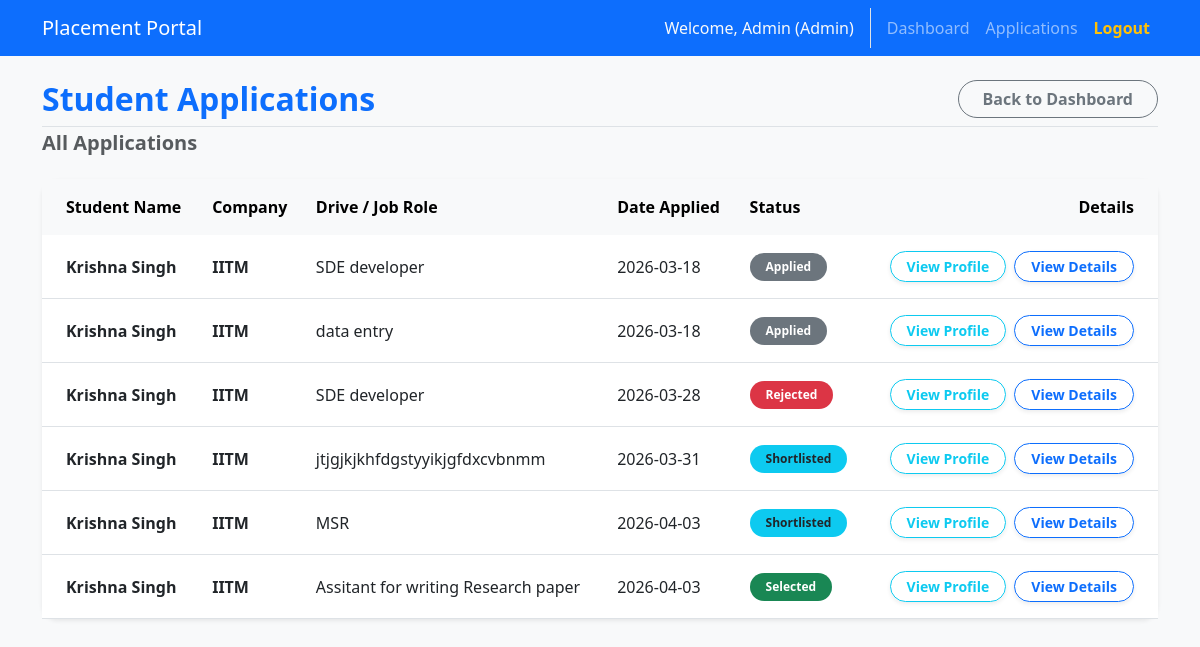
The page /admin/view-applications (signed in) on the database its author committed.
### app.py (models this page shows)
class UserMixin:
    is_authenticated = True

class User(db.Model, UserMixin):
    id = db.Column(db.Integer, primary_key=True)
    name = db.Column(db.String(100), nullable=False)
    email = db.Column(db.String(120), unique=True, nullable=False)
    password = db.Column(db.String(200), nullable=False)
    role = db.Column(db.String(20), nullable=False)
    is_active = db.Column(db.Boolean, default=True)

class Application(db.Model):
    id = db.Column(db.Integer, primary_key=True)
    student_user_id = db.Column(db.Integer, db.ForeignKey('user.id'), nullable=False)
    drive_id = db.Column(db.Integer, db.ForeignKey('placement_drive.id'), nullable=False)
    applied_date = db.Column(db.DateTime, default=datetime.utcnow)
    status = db.Column(db.String(20), default='Applied')
    student = db.relationship('User', backref=db.backref('applications', cascade='all, delete-orphan'))
    drive = db.relationship('PlacementDrive', backref=db.backref('applications', cascade='all, delete-orphan'))
    __table_args__ = (db.UniqueConstraint('student_user_id', 'drive_id', name='uq_student_drive'),)

class CompanyProfile(db.Model):
    id = db.Column(db.Integer, primary_key=True)
    user_id = db.Column(db.Integer, db.ForeignKey('user.id'), nullable=False)
    company_name = db.Column(db.String(100), nullable=False)
    hr_contact = db.Column(db.String(100))
    contact_email = db.Column(db.String(120))
    contact_number = db.Column(db.String(50))
    hr_contact_number = db.Column(db.String(50))
    linkedin_id = db.Column(db.String(100))
    website = db.Column(db.String(200))
    about = db.Column(db.Text)
    approval_status = db.Column(db.String(20), default='Pending')
    user = db.relationship('User', backref=db.backref('company_profile', uselist=False, cascade='all, delete-orphan'))

class PlacementDrive(db.Model):
    id = db.Column(db.Integer, primary_key=True)
    salary = db.Column(db.Integer, default="Not to Disclose")
    location = db.Column(db.String(100),default="Remote")
    job_type = db.Column(db.String(50),default="Full-time")
    experience = db.Column(db.String(50),default="Fresher")
    company_user_id = db.Column(db.Integer, db.ForeignKey('user.id'), nullable=False)
    job_title = db.Column(db.String(100), nullable=False)
    description = db.Column(db.Text, nullable=False)
    eligibility = db.Column(db.String(200), nullable=False)
    deadline = db.Column(db.DateTime, nullable=False)
    status = db.Column(db.String(20), default='Pending')
    company = db.relationship('User', backref=db.backref('drives', cascade='all, delete-orphan'))

### app.py (the view)
@app.route('/admin/view-applications')
@login_required
@admin_required
def admin_view_applications():
    drive_id = request.args.get('drive_id')
    drive = None
    if drive_id:
        applications = Application.query.filter_by(drive_id=drive_id).all()
        drive = PlacementDrive.query.get(drive_id)
        subtitle = f"for {drive.job_title} ({drive.company.company_profile.company_name})" if drive else ""
    else:
        applications = Application.query.all()
        subtitle = "All Applications"
    return render_template('admin_applications.html', applications=applications, subtitle=subtitle, drive=drive)

### app.py (called while the page is built)
def get_current_user():
    if hasattr(g, 'user'): return g.user
    path = request.path
    role = None
    if path.startswith('/admin'): role = 'admin'
    elif path.startswith('/company'): role = 'company'
    elif path.startswith('/student'): role = 'student'
    if not role: role = session.get('active_role')
    user_id = session.get(f'{role}_id') if role else None
    if user_id:
        user = User.query.get(user_id)
        if user:
            g.user = user
            return user
    return DummyAnonymousUser()

def login_required(f):
    from functools import wraps
    @wraps(f)
    def decorated_function(*args, **kwargs):
        if not current_user.is_authenticated:
            flash('Please log in to continue.', 'warning')
            return redirect(url_for('login'))
        return f(*args, **kwargs)
    return decorated_function

@app.context_processor
def inject_user():
    return dict(current_user=current_user)

def admin_required(f):
    from functools import wraps
    @wraps(f)
    def decorated_function(*args, **kwargs):
        if not current_user.is_authenticated:
            flash('Please log in to continue.', 'warning')
            return redirect(url_for('login'))
        if current_user.role != 'admin':
            flash(f'Access Denied. You are currently logged in as a {current_user.role}.', 'danger')
            if current_user.role == 'company': return redirect(url_for('company_dashboard'))
            elif current_user.role == 'student': return redirect(url_for('student_dashboard'))
            return redirect(url_for('index'))
        return f(*args, **kwargs)
    return decorated_function

@app.before_request
def check_active():
    if current_user.is_authenticated and not current_user.is_active:
        logout_user()
        flash('Your account has been blacklisted or deactivated.', 'danger')
        return redirect(url_for('login'))

### templates/admin_applications.html (shortened to what this page needs)
{% extends "base.html" %}
{% block content %}
<div class="d-flex justify-content-between align-items-center mb-1 pb-2 border-bottom">
    <h2 class="text-primary fw-bold mb-0">Student Applications</h2>
    <a href="{{ url_for('admin_dashboard') }}" class="btn btn-outline-secondary fw-semibold rounded-pill px-4">Back to Dashboard</a>
</div>
<h5 class="text-muted fw-semibold mb-4">{{ subtitle }}</h5>
<div class="card shadow-sm border-0 rounded-4">
    <div class="card-body p-0">
        <div class="table-responsive">
            <table class="table table-hover table-borderless align-middle mb-0">
                <thead class="table-light text-muted">
                    <tr><th class="ps-4">Student Name</th><th>Company</th><th>Drive / Job Role</th><th>Date Applied</th><th>Status</th><th class="pe-4 text-end">Details</th></tr>
                </thead>
                <tbody>
                    {% for app in applications %}
                    <tr class="border-bottom">
                        <td class="ps-4 fw-bold text-dark">{{ app.student.name }}</td>
                        <td class="fw-semibold">{{ app.drive.company.company_profile.company_name }}</td>
                        <td>{{ app.drive.job_title }}</td>
                        <td>{{ app.applied_date.strftime('%Y-%m-%d') }}</td>
                        <td>
                            <span class="badge
                                {% if app.status == 'Selected' %}bg-success
                                {% elif app.status == 'Rejected' %}bg-danger
                                {% elif app.status == 'Shortlisted' %}bg-info text-dark
                                {% else %}bg-secondary{% endif %} rounded-pill px-3 py-2">
                                {{ app.status }}
                            </span>
                        </td>
                        <td class="pe-4 text-end">
                            <div class="d-flex justify-content-end gap-2">
                                <a href="{{ url_for('view_student_profile', student_id=app.student.id) }}" class="btn btn-sm btn-outline-info fw-semibold rounded-pill shadow-sm px-3" target="_blank">View Profile</a>
                                <button class="btn btn-sm btn-outline-primary fw-semibold rounded-pill shadow-sm px-3" type="button" data-bs-toggle="collapse" data-bs-target="#appDetails{{ app.id }}">
                                    View Details
                                </button>
                            </div>
                        </td>
                    </tr>
                    {% else %}
                    <tr><td colspan="6" class="text-center py-5 text-muted fw-semibold">No applications found in the system.</td></tr>
                    {% endfor %}
                </tbody>
            </table>
        </div>
    </div>
</div>
{% endblock %}

### templates/base.html (shortened to what this page needs)
<!DOCTYPE html>
<html lang="en">
<head>
    <link href="https://cdn.jsdelivr.net/npm/bootstrap@5.3.0/dist/css/bootstrap.min.css" rel="stylesheet">
    <link rel="stylesheet" href="{{ url_for('static', filename='style.css') }}">
</head>
<body>
    <nav class="navbar navbar-expand-lg navbar-dark bg-primary">
        <div class="container">
            <a class="navbar-brand" href="{{ url_for('index') }}">Placement Portal</a>
            <div class="collapse navbar-collapse" id="navbarNav">
                <ul class="navbar-nav ms-auto">
                    {% if current_user.is_authenticated %}
                        <li class="nav-item">
                            <span class="nav-link text-light border-end me-2 pe-3">Welcome, {{ current_user.name }} ({{ current_user.role|capitalize }})</span>
                        </li>
                        {% if current_user.role == 'admin' %}
                        <li class="nav-item"><a class="nav-link" href="{{ url_for('admin_dashboard') }}">Dashboard</a></li>
                        <li class="nav-item"><a class="nav-link" href="{{ url_for('admin_view_applications') }}">Applications</a></li>
                        {% elif current_user.role == 'company' %}
                        <li class="nav-item"><a class="nav-link" href="{{ url_for('company_dashboard') }}">Dashboard</a></li>
                        <li class="nav-item"><a class="nav-link" href="{{ url_for('company_profile') }}">Profile</a></li>
                        <li class="nav-item"><a class="nav-link" href="{{ url_for('create_drive') }}">Create Drive</a></li>
                        {% elif current_user.role == 'student' %}
                        <li class="nav-item"><a class="nav-link" href="{{ url_for('student_dashboard') }}">Dashboard</a></li>
                        <li class="nav-item"><a class="nav-link" href="{{ url_for('student_profile') }}">Profile</a></li>
                        <li class="nav-item"><a class="nav-link" href="{{ url_for('student_history') }}">History</a></li>
                        {% endif %}
                        <li class="nav-item"><a class="nav-link fw-bold text-warning" href="{{ url_for('logout') }}">Logout</a></li>
                    {% endif %}
                </ul>
            </div>
        </div>
    </nav>
    <div class="container mt-4 mb-5 pb-5">
        {% block content %}{% endblock %}
    </div>
</body>
</html>

### static/style.css (style rules this page uses)
body { background-color: #f8f9fa; font-family: 'Segoe UI', Tahoma, Geneva, Verdana, sans-serif; }
.card { transition: transform 0.2s ease-in-out, box-shadow 0.2s ease-in-out; }
.table > :not(caption) > * > * { padding: 1rem 0.75rem; }

### rows shown on the page
User: name "Admin", role "Admin"
Application: student.name "Krishna Singh", drive.company.company_profile.company_name "IITM", drive.job_title "SDE developer", applied_date "2026-03-18", status "Applied"
Application: student.name "Krishna Singh", drive.company.company_profile.company_name "IITM", drive.job_title "data entry", applied_date "2026-03-18", status "Applied"
Application: student.name "Krishna Singh", drive.company.company_profile.company_name "IITM", drive.job_title "SDE developer", applied_date "2026-03-28", status "Rejected"
Application: student.name "Krishna Singh", drive.company.company_profile.company_name "IITM", drive.job_title "jtjgjkjkhfdgstyyikjgfdxcvbnmm", applied_date "2026-03-31", status "Shortlisted"
Application: student.name "Krishna Singh", drive.company.company_profile.company_name "IITM", drive.job_title "MSR", applied_date "2026-04-03", status "Shortlisted"
Application: student.name "Krishna Singh", drive.company.company_profile.company_name "IITM", drive.job_title "Assitant for writing Research paper", applied_date "2026-04-03", status "Selected"

### other values the page prints
{{ subtitle }} "All Applications"
